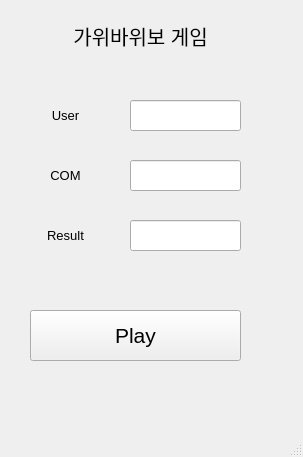
<?xml version="1.0" encoding="UTF-8"?>
<ui version="4.0">
 <class>MainWindow</class>
 <widget class="QMainWindow" name="MainWindow">
  <property name="geometry">
   <rect>
    <x>0</x>
    <y>0</y>
    <width>303</width>
    <height>457</height>
   </rect>
  </property>
  <property name="windowTitle">
   <string>MainWindow</string>
  </property>
  <widget class="QWidget" name="centralwidget">
   <widget class="QLabel" name="label">
    <property name="geometry">
     <rect>
      <x>40</x>
      <y>10</y>
      <width>201</width>
      <height>51</height>
     </rect>
    </property>
    <property name="font">
     <font>
      <pointsize>15</pointsize>
     </font>
    </property>
    <property name="text">
     <string>가위바위보 게임</string>
    </property>
    <property name="alignment">
     <set>Qt::AlignCenter</set>
    </property>
   </widget>
   <widget class="QLabel" name="label_2">
    <property name="geometry">
     <rect>
      <x>30</x>
      <y>100</y>
      <width>71</width>
      <height>31</height>
     </rect>
    </property>
    <property name="font">
     <font>
      <pointsize>10</pointsize>
     </font>
    </property>
    <property name="text">
     <string>User</string>
    </property>
    <property name="alignment">
     <set>Qt::AlignCenter</set>
    </property>
   </widget>
   <widget class="QLabel" name="label_3">
    <property name="geometry">
     <rect>
      <x>30</x>
      <y>160</y>
      <width>71</width>
      <height>31</height>
     </rect>
    </property>
    <property name="font">
     <font>
      <pointsize>10</pointsize>
     </font>
    </property>
    <property name="text">
     <string>COM</string>
    </property>
    <property name="alignment">
     <set>Qt::AlignCenter</set>
    </property>
   </widget>
   <widget class="QLabel" name="label_4">
    <property name="geometry">
     <rect>
      <x>30</x>
      <y>220</y>
      <width>71</width>
      <height>31</height>
     </rect>
    </property>
    <property name="font">
     <font>
      <pointsize>10</pointsize>
     </font>
    </property>
    <property name="text">
     <string>Result</string>
    </property>
    <property name="alignment">
     <set>Qt::AlignCenter</set>
    </property>
   </widget>
   <widget class="QLineEdit" name="qle1">
    <property name="geometry">
     <rect>
      <x>130</x>
      <y>100</y>
      <width>111</width>
      <height>31</height>
     </rect>
    </property>
   </widget>
   <widget class="QLineEdit" name="qle2">
    <property name="geometry">
     <rect>
      <x>130</x>
      <y>160</y>
      <width>111</width>
      <height>31</height>
     </rect>
    </property>
   </widget>
   <widget class="QLineEdit" name="qle3">
    <property name="geometry">
     <rect>
      <x>130</x>
      <y>220</y>
      <width>111</width>
      <height>31</height>
     </rect>
    </property>
   </widget>
   <widget class="QPushButton" name="pb">
    <property name="geometry">
     <rect>
      <x>30</x>
      <y>310</y>
      <width>211</width>
      <height>51</height>
     </rect>
    </property>
    <property name="font">
     <font>
      <pointsize>16</pointsize>
     </font>
    </property>
    <property name="text">
     <string>Play</string>
    </property>
   </widget>
  </widget>
  <widget class="QMenuBar" name="menubar">
   <property name="geometry">
    <rect>
     <x>0</x>
     <y>0</y>
     <width>303</width>
     <height>21</height>
    </rect>
   </property>
  </widget>
  <widget class="QStatusBar" name="statusbar"/>
 </widget>
 <resources/>
 <connections/>
</ui>
